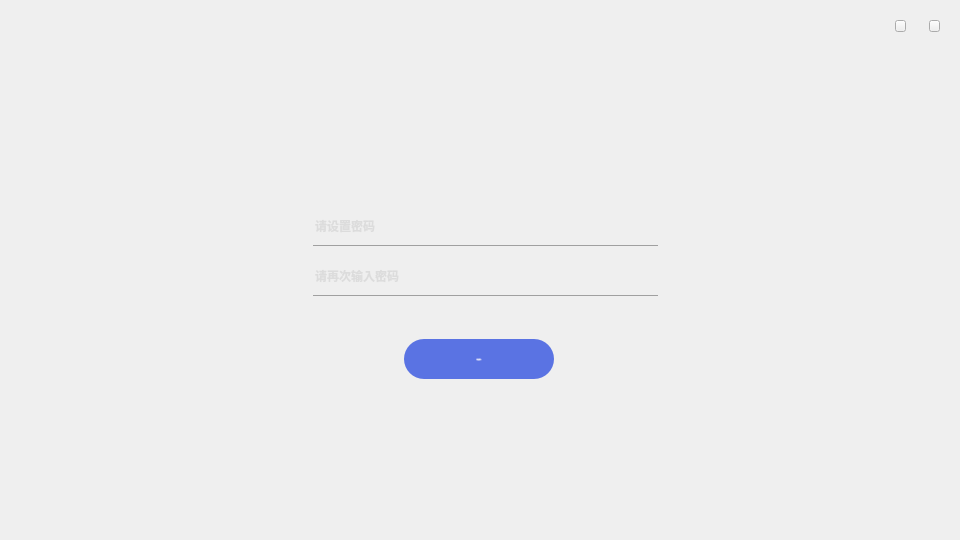
<?xml version="1.0" encoding="UTF-8"?>
<ui version="4.0">
 <class>FirstLogin</class>
 <widget class="QWidget" name="FirstLogin">
  <property name="geometry">
   <rect>
    <x>0</x>
    <y>0</y>
    <width>960</width>
    <height>540</height>
   </rect>
  </property>
  <property name="font">
   <font>
    <family>Microsoft YaHei UI Light</family>
    <weight>75</weight>
    <bold>true</bold>
   </font>
  </property>
  <property name="windowTitle">
   <string>FirstLogin</string>
  </property>
  <property name="styleSheet">
   <string notr="true"/>
  </property>
  <widget class="QToolButton" name="createBtn">
   <property name="geometry">
    <rect>
     <x>404</x>
     <y>339</y>
     <width>150</width>
     <height>40</height>
    </rect>
   </property>
   <property name="font">
    <font>
     <family>微软雅黑</family>
     <pointsize>-1</pointsize>
     <weight>50</weight>
     <italic>false</italic>
     <bold>false</bold>
    </font>
   </property>
   <property name="cursor">
    <cursorShape>PointingHandCursor</cursorShape>
   </property>
   <property name="focusPolicy">
    <enum>Qt::NoFocus</enum>
   </property>
   <property name="styleSheet">
    <string notr="true">background-color: rgb(90, 115, 227);border:none;border-radius:20px;
color: rgb(255, 255, 255);
font: 15px &quot;微软雅黑&quot;;</string>
   </property>
   <property name="text">
    <string>创建新钱包</string>
   </property>
  </widget>
  <widget class="QToolButton" name="closeBtn">
   <property name="geometry">
    <rect>
     <x>929</x>
     <y>20</y>
     <width>11</width>
     <height>12</height>
    </rect>
   </property>
   <property name="cursor">
    <cursorShape>PointingHandCursor</cursorShape>
   </property>
   <property name="focusPolicy">
    <enum>Qt::NoFocus</enum>
   </property>
   <property name="text">
    <string/>
   </property>
  </widget>
  <widget class="QLineEdit" name="pwdLineEdit">
   <property name="geometry">
    <rect>
     <x>313</x>
     <y>206</y>
     <width>345</width>
     <height>40</height>
    </rect>
   </property>
   <property name="font">
    <font>
     <family>Microsoft YaHei UI Light</family>
    </font>
   </property>
   <property name="contextMenuPolicy">
    <enum>Qt::DefaultContextMenu</enum>
   </property>
   <property name="styleSheet">
    <string notr="true">QLineEdit{background:transparent;border:none;border-bottom:1px solid rgb(160,160,160);
color: rgb(202, 202, 202);border-radius:0px;}</string>
   </property>
   <property name="echoMode">
    <enum>QLineEdit::Password</enum>
   </property>
   <property name="alignment">
    <set>Qt::AlignLeading|Qt::AlignLeft|Qt::AlignVCenter</set>
   </property>
   <property name="placeholderText">
    <string>请设置密码</string>
   </property>
   <property name="clearButtonEnabled">
    <bool>false</bool>
   </property>
  </widget>
  <widget class="QLabel" name="tipLabel">
   <property name="geometry">
    <rect>
     <x>320</x>
     <y>300</y>
     <width>141</width>
     <height>20</height>
    </rect>
   </property>
   <property name="font">
    <font>
     <family>Microsoft YaHei UI Light</family>
    </font>
   </property>
   <property name="styleSheet">
    <string notr="true">color: rgb(255,34,76);</string>
   </property>
   <property name="text">
    <string/>
   </property>
   <property name="alignment">
    <set>Qt::AlignLeading|Qt::AlignLeft|Qt::AlignVCenter</set>
   </property>
  </widget>
  <widget class="QLabel" name="label_pic1">
   <property name="geometry">
    <rect>
     <x>685</x>
     <y>289</y>
     <width>112</width>
     <height>137</height>
    </rect>
   </property>
   <property name="styleSheet">
    <string notr="true">border-image: url(:/ui/wallet_ui/login_pic1.png);</string>
   </property>
   <property name="text">
    <string/>
   </property>
  </widget>
  <widget class="QLabel" name="label_pic2">
   <property name="geometry">
    <rect>
     <x>685</x>
     <y>388</y>
     <width>85</width>
     <height>45</height>
    </rect>
   </property>
   <property name="styleSheet">
    <string notr="true">border-image: url(:/ui/wallet_ui/login_pic2.png);</string>
   </property>
   <property name="text">
    <string/>
   </property>
  </widget>
  <widget class="QLabel" name="label_pic3">
   <property name="geometry">
    <rect>
     <x>264</x>
     <y>126</y>
     <width>444</width>
     <height>294</height>
    </rect>
   </property>
   <property name="styleSheet">
    <string notr="true">QLabel{border-image: url(:/ui/wallet_ui/login_pic3.png);}</string>
   </property>
   <property name="text">
    <string/>
   </property>
  </widget>
  <widget class="QLabel" name="label_pic4">
   <property name="geometry">
    <rect>
     <x>406</x>
     <y>150</y>
     <width>143</width>
     <height>28</height>
    </rect>
   </property>
   <property name="styleSheet">
    <string notr="true">border-image: url(:/ui/wallet_ui/login_pic4.png);</string>
   </property>
   <property name="text">
    <string/>
   </property>
  </widget>
  <widget class="QLineEdit" name="pwdLineEdit2">
   <property name="geometry">
    <rect>
     <x>313</x>
     <y>256</y>
     <width>345</width>
     <height>40</height>
    </rect>
   </property>
   <property name="font">
    <font>
     <family>Microsoft YaHei UI Light</family>
    </font>
   </property>
   <property name="contextMenuPolicy">
    <enum>Qt::DefaultContextMenu</enum>
   </property>
   <property name="styleSheet">
    <string notr="true">QLineEdit{background:transparent;border:none;border-bottom:1px solid rgb(160,160,160);
color: rgb(202, 202, 202);border-radius:0px;}</string>
   </property>
   <property name="echoMode">
    <enum>QLineEdit::Password</enum>
   </property>
   <property name="alignment">
    <set>Qt::AlignLeading|Qt::AlignLeft|Qt::AlignVCenter</set>
   </property>
   <property name="placeholderText">
    <string>请再次输入密码</string>
   </property>
   <property name="clearButtonEnabled">
    <bool>false</bool>
   </property>
  </widget>
  <widget class="QToolButton" name="miniBtn">
   <property name="geometry">
    <rect>
     <x>895</x>
     <y>20</y>
     <width>11</width>
     <height>12</height>
    </rect>
   </property>
   <property name="cursor">
    <cursorShape>PointingHandCursor</cursorShape>
   </property>
   <property name="focusPolicy">
    <enum>Qt::NoFocus</enum>
   </property>
   <property name="text">
    <string/>
   </property>
  </widget>
  <zorder>label_pic1</zorder>
  <zorder>closeBtn</zorder>
  <zorder>label_pic3</zorder>
  <zorder>label_pic2</zorder>
  <zorder>label_pic4</zorder>
  <zorder>tipLabel</zorder>
  <zorder>pwdLineEdit</zorder>
  <zorder>createBtn</zorder>
  <zorder>pwdLineEdit2</zorder>
  <zorder>miniBtn</zorder>
 </widget>
 <layoutdefault spacing="6" margin="11"/>
 <tabstops>
  <tabstop>pwdLineEdit</tabstop>
 </tabstops>
 <resources/>
 <connections/>
</ui>
